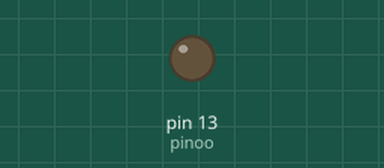
Recording of a sketch running on a simulated Arduino Uno, built with avr-gcc and run on an emulated ATmega328P. Shown: output pins drawn as LEDs (lit = HIGH). What the sketch prints to the serial monitor is not drawn.

Above: at 1.7 s.
At 5.2 s:
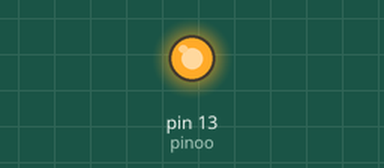
Timing chart, 0 to 9.1 s (numbered marks = the images above):
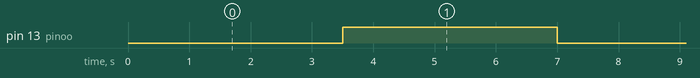

The sketch:

Chars.ino
```cpp
//Sabitler
#define pinoo 13//Hafızada yer tutmaz
//const int sayi = 1;
volatile int state = LOW;//Bununla tanımlanırsa RAM'de yer tutmaz.
void setup()
{
  Serial.begin(9600);
  pinMode(pinoo,OUTPUT);
}
void loop()
{
  digitalWrite(pinoo,state);
  delay(500);
  state = !state;
  Serial.print('O');
  delay(500);
  Serial.print('M');
  delay(500);
  Serial.print('E');
  delay(500);
  Serial.print('R');
  delay(500);
  Serial.println(" KOCAMAN");
  delay(1000);
}
```

Measured:
- by itself, pin 13 (pinoo): alternates HIGH for 3.5 s and LOW for 3.5 s
